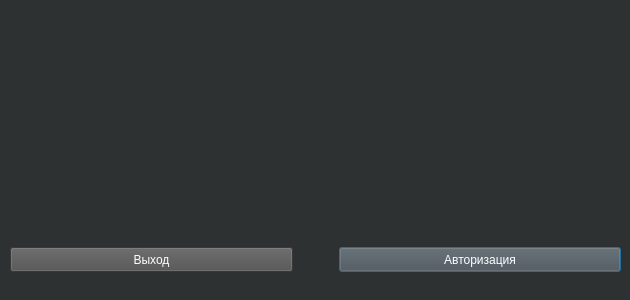
<?xml version="1.0" encoding="UTF-8"?>
<ui version="4.0">
 <class>MainWindow</class>
 <widget class="QMainWindow" name="MainWindow">
  <property name="geometry">
   <rect>
    <x>0</x>
    <y>0</y>
    <width>630</width>
    <height>300</height>
   </rect>
  </property>
  <property name="minimumSize">
   <size>
    <width>630</width>
    <height>300</height>
   </size>
  </property>
  <property name="maximumSize">
   <size>
    <width>630</width>
    <height>300</height>
   </size>
  </property>
  <property name="palette">
   <palette>
    <active>
     <colorrole role="WindowText">
      <brush brushstyle="SolidPattern">
       <color alpha="255">
        <red>255</red>
        <green>255</green>
        <blue>255</blue>
       </color>
      </brush>
     </colorrole>
     <colorrole role="Button">
      <brush brushstyle="SolidPattern">
       <color alpha="255">
        <red>46</red>
        <green>49</green>
        <blue>49</blue>
       </color>
      </brush>
     </colorrole>
     <colorrole role="Light">
      <brush brushstyle="SolidPattern">
       <color alpha="255">
        <red>69</red>
        <green>73</green>
        <blue>73</blue>
       </color>
      </brush>
     </colorrole>
     <colorrole role="Midlight">
      <brush brushstyle="SolidPattern">
       <color alpha="255">
        <red>57</red>
        <green>61</green>
        <blue>61</blue>
       </color>
      </brush>
     </colorrole>
     <colorrole role="Dark">
      <brush brushstyle="SolidPattern">
       <color alpha="255">
        <red>23</red>
        <green>24</green>
        <blue>24</blue>
       </color>
      </brush>
     </colorrole>
     <colorrole role="Mid">
      <brush brushstyle="SolidPattern">
       <color alpha="255">
        <red>31</red>
        <green>33</green>
        <blue>33</blue>
       </color>
      </brush>
     </colorrole>
     <colorrole role="Text">
      <brush brushstyle="SolidPattern">
       <color alpha="255">
        <red>255</red>
        <green>255</green>
        <blue>255</blue>
       </color>
      </brush>
     </colorrole>
     <colorrole role="BrightText">
      <brush brushstyle="SolidPattern">
       <color alpha="255">
        <red>255</red>
        <green>255</green>
        <blue>255</blue>
       </color>
      </brush>
     </colorrole>
     <colorrole role="ButtonText">
      <brush brushstyle="SolidPattern">
       <color alpha="255">
        <red>255</red>
        <green>255</green>
        <blue>255</blue>
       </color>
      </brush>
     </colorrole>
     <colorrole role="Base">
      <brush brushstyle="SolidPattern">
       <color alpha="255">
        <red>0</red>
        <green>0</green>
        <blue>0</blue>
       </color>
      </brush>
     </colorrole>
     <colorrole role="Window">
      <brush brushstyle="SolidPattern">
       <color alpha="255">
        <red>46</red>
        <green>49</green>
        <blue>49</blue>
       </color>
      </brush>
     </colorrole>
     <colorrole role="Shadow">
      <brush brushstyle="SolidPattern">
       <color alpha="255">
        <red>0</red>
        <green>0</green>
        <blue>0</blue>
       </color>
      </brush>
     </colorrole>
     <colorrole role="AlternateBase">
      <brush brushstyle="SolidPattern">
       <color alpha="255">
        <red>23</red>
        <green>24</green>
        <blue>24</blue>
       </color>
      </brush>
     </colorrole>
     <colorrole role="ToolTipBase">
      <brush brushstyle="SolidPattern">
       <color alpha="255">
        <red>255</red>
        <green>255</green>
        <blue>220</blue>
       </color>
      </brush>
     </colorrole>
     <colorrole role="ToolTipText">
      <brush brushstyle="SolidPattern">
       <color alpha="255">
        <red>0</red>
        <green>0</green>
        <blue>0</blue>
       </color>
      </brush>
     </colorrole>
     <colorrole role="PlaceholderText">
      <brush brushstyle="SolidPattern">
       <color alpha="127">
        <red>255</red>
        <green>255</green>
        <blue>255</blue>
       </color>
      </brush>
     </colorrole>
    </active>
    <inactive>
     <colorrole role="WindowText">
      <brush brushstyle="SolidPattern">
       <color alpha="255">
        <red>255</red>
        <green>255</green>
        <blue>255</blue>
       </color>
      </brush>
     </colorrole>
     <colorrole role="Button">
      <brush brushstyle="SolidPattern">
       <color alpha="255">
        <red>46</red>
        <green>49</green>
        <blue>49</blue>
       </color>
      </brush>
     </colorrole>
     <colorrole role="Light">
      <brush brushstyle="SolidPattern">
       <color alpha="255">
        <red>69</red>
        <green>73</green>
        <blue>73</blue>
       </color>
      </brush>
     </colorrole>
     <colorrole role="Midlight">
      <brush brushstyle="SolidPattern">
       <color alpha="255">
        <red>57</red>
        <green>61</green>
        <blue>61</blue>
       </color>
      </brush>
     </colorrole>
     <colorrole role="Dark">
      <brush brushstyle="SolidPattern">
       <color alpha="255">
        <red>23</red>
        <green>24</green>
        <blue>24</blue>
       </color>
      </brush>
     </colorrole>
     <colorrole role="Mid">
      <brush brushstyle="SolidPattern">
       <color alpha="255">
        <red>31</red>
        <green>33</green>
        <blue>33</blue>
       </color>
      </brush>
     </colorrole>
     <colorrole role="Text">
      <brush brushstyle="SolidPattern">
       <color alpha="255">
        <red>255</red>
        <green>255</green>
        <blue>255</blue>
       </color>
      </brush>
     </colorrole>
     <colorrole role="BrightText">
      <brush brushstyle="SolidPattern">
       <color alpha="255">
        <red>255</red>
        <green>255</green>
        <blue>255</blue>
       </color>
      </brush>
     </colorrole>
     <colorrole role="ButtonText">
      <brush brushstyle="SolidPattern">
       <color alpha="255">
        <red>255</red>
        <green>255</green>
        <blue>255</blue>
       </color>
      </brush>
     </colorrole>
     <colorrole role="Base">
      <brush brushstyle="SolidPattern">
       <color alpha="255">
        <red>0</red>
        <green>0</green>
        <blue>0</blue>
       </color>
      </brush>
     </colorrole>
     <colorrole role="Window">
      <brush brushstyle="SolidPattern">
       <color alpha="255">
        <red>46</red>
        <green>49</green>
        <blue>49</blue>
       </color>
      </brush>
     </colorrole>
     <colorrole role="Shadow">
      <brush brushstyle="SolidPattern">
       <color alpha="255">
        <red>0</red>
        <green>0</green>
        <blue>0</blue>
       </color>
      </brush>
     </colorrole>
     <colorrole role="AlternateBase">
      <brush brushstyle="SolidPattern">
       <color alpha="255">
        <red>23</red>
        <green>24</green>
        <blue>24</blue>
       </color>
      </brush>
     </colorrole>
     <colorrole role="ToolTipBase">
      <brush brushstyle="SolidPattern">
       <color alpha="255">
        <red>255</red>
        <green>255</green>
        <blue>220</blue>
       </color>
      </brush>
     </colorrole>
     <colorrole role="ToolTipText">
      <brush brushstyle="SolidPattern">
       <color alpha="255">
        <red>0</red>
        <green>0</green>
        <blue>0</blue>
       </color>
      </brush>
     </colorrole>
     <colorrole role="PlaceholderText">
      <brush brushstyle="SolidPattern">
       <color alpha="127">
        <red>255</red>
        <green>255</green>
        <blue>255</blue>
       </color>
      </brush>
     </colorrole>
    </inactive>
    <disabled>
     <colorrole role="WindowText">
      <brush brushstyle="SolidPattern">
       <color alpha="255">
        <red>23</red>
        <green>24</green>
        <blue>24</blue>
       </color>
      </brush>
     </colorrole>
     <colorrole role="Button">
      <brush brushstyle="SolidPattern">
       <color alpha="255">
        <red>46</red>
        <green>49</green>
        <blue>49</blue>
       </color>
      </brush>
     </colorrole>
     <colorrole role="Light">
      <brush brushstyle="SolidPattern">
       <color alpha="255">
        <red>69</red>
        <green>73</green>
        <blue>73</blue>
       </color>
      </brush>
     </colorrole>
     <colorrole role="Midlight">
      <brush brushstyle="SolidPattern">
       <color alpha="255">
        <red>57</red>
        <green>61</green>
        <blue>61</blue>
       </color>
      </brush>
     </colorrole>
     <colorrole role="Dark">
      <brush brushstyle="SolidPattern">
       <color alpha="255">
        <red>23</red>
        <green>24</green>
        <blue>24</blue>
       </color>
      </brush>
     </colorrole>
     <colorrole role="Mid">
      <brush brushstyle="SolidPattern">
       <color alpha="255">
        <red>31</red>
        <green>33</green>
        <blue>33</blue>
       </color>
      </brush>
     </colorrole>
     <colorrole role="Text">
      <brush brushstyle="SolidPattern">
       <color alpha="255">
        <red>23</red>
        <green>24</green>
        <blue>24</blue>
       </color>
      </brush>
     </colorrole>
     <colorrole role="BrightText">
      <brush brushstyle="SolidPattern">
       <color alpha="255">
        <red>255</red>
        <green>255</green>
        <blue>255</blue>
       </color>
      </brush>
     </colorrole>
     <colorrole role="ButtonText">
      <brush brushstyle="SolidPattern">
       <color alpha="255">
        <red>23</red>
        <green>24</green>
        <blue>24</blue>
       </color>
      </brush>
     </colorrole>
     <colorrole role="Base">
      <brush brushstyle="SolidPattern">
       <color alpha="255">
        <red>46</red>
        <green>49</green>
        <blue>49</blue>
       </color>
      </brush>
     </colorrole>
     <colorrole role="Window">
      <brush brushstyle="SolidPattern">
       <color alpha="255">
        <red>46</red>
        <green>49</green>
        <blue>49</blue>
       </color>
      </brush>
     </colorrole>
     <colorrole role="Shadow">
      <brush brushstyle="SolidPattern">
       <color alpha="255">
        <red>0</red>
        <green>0</green>
        <blue>0</blue>
       </color>
      </brush>
     </colorrole>
     <colorrole role="AlternateBase">
      <brush brushstyle="SolidPattern">
       <color alpha="255">
        <red>46</red>
        <green>49</green>
        <blue>49</blue>
       </color>
      </brush>
     </colorrole>
     <colorrole role="ToolTipBase">
      <brush brushstyle="SolidPattern">
       <color alpha="255">
        <red>255</red>
        <green>255</green>
        <blue>220</blue>
       </color>
      </brush>
     </colorrole>
     <colorrole role="ToolTipText">
      <brush brushstyle="SolidPattern">
       <color alpha="255">
        <red>0</red>
        <green>0</green>
        <blue>0</blue>
       </color>
      </brush>
     </colorrole>
     <colorrole role="PlaceholderText">
      <brush brushstyle="SolidPattern">
       <color alpha="127">
        <red>23</red>
        <green>24</green>
        <blue>24</blue>
       </color>
      </brush>
     </colorrole>
    </disabled>
   </palette>
  </property>
  <property name="windowTitle">
   <string>MainWindow</string>
  </property>
  <property name="styleSheet">
   <string notr="true"/>
  </property>
  <widget class="QWidget" name="centralwidget">
   <widget class="QWidget" name="layoutWidget">
    <property name="geometry">
     <rect>
      <x>10</x>
      <y>230</y>
      <width>611</width>
      <height>41</height>
     </rect>
    </property>
    <layout class="QHBoxLayout" name="horizontalLayout">
     <item>
      <spacer name="horizontalSpacer">
       <property name="orientation">
        <enum>Qt::Horizontal</enum>
       </property>
       <property name="sizeType">
        <enum>QSizePolicy::Maximum</enum>
       </property>
       <property name="sizeHint" stdset="0">
        <size>
         <width>30</width>
         <height>20</height>
        </size>
       </property>
      </spacer>
     </item>
    </layout>
   </widget>
   <widget class="QLabel" name="label">
    <property name="geometry">
     <rect>
      <x>0</x>
      <y>0</y>
      <width>631</width>
      <height>271</height>
     </rect>
    </property>
    <property name="text">
     <string/>
    </property>
    <property name="pixmap">
     <pixmap resource="carImage.qrc">:/pic/image/33.png</pixmap>
    </property>
   </widget>
   <widget class="QWidget" name="horizontalLayoutWidget">
    <property name="geometry">
     <rect>
      <x>10</x>
      <y>220</y>
      <width>611</width>
      <height>80</height>
     </rect>
    </property>
    <layout class="QHBoxLayout" name="horizontalLayout_2">
     <item>
      <widget class="QPushButton" name="pushButton_3">
       <property name="minimumSize">
        <size>
         <width>0</width>
         <height>25</height>
        </size>
       </property>
       <property name="palette">
        <palette>
         <active>
          <colorrole role="WindowText">
           <brush brushstyle="SolidPattern">
            <color alpha="255">
             <red>255</red>
             <green>255</green>
             <blue>255</blue>
            </color>
           </brush>
          </colorrole>
          <colorrole role="Button">
           <brush brushstyle="SolidPattern">
            <color alpha="255">
             <red>80</red>
             <green>80</green>
             <blue>80</blue>
            </color>
           </brush>
          </colorrole>
          <colorrole role="Light">
           <brush brushstyle="SolidPattern">
            <color alpha="255">
             <red>69</red>
             <green>73</green>
             <blue>73</blue>
            </color>
           </brush>
          </colorrole>
          <colorrole role="Midlight">
           <brush brushstyle="SolidPattern">
            <color alpha="255">
             <red>57</red>
             <green>61</green>
             <blue>61</blue>
            </color>
           </brush>
          </colorrole>
          <colorrole role="Dark">
           <brush brushstyle="SolidPattern">
            <color alpha="255">
             <red>23</red>
             <green>24</green>
             <blue>24</blue>
            </color>
           </brush>
          </colorrole>
          <colorrole role="Mid">
           <brush brushstyle="SolidPattern">
            <color alpha="255">
             <red>31</red>
             <green>33</green>
             <blue>33</blue>
            </color>
           </brush>
          </colorrole>
          <colorrole role="Text">
           <brush brushstyle="SolidPattern">
            <color alpha="255">
             <red>255</red>
             <green>255</green>
             <blue>255</blue>
            </color>
           </brush>
          </colorrole>
          <colorrole role="BrightText">
           <brush brushstyle="SolidPattern">
            <color alpha="255">
             <red>255</red>
             <green>255</green>
             <blue>255</blue>
            </color>
           </brush>
          </colorrole>
          <colorrole role="ButtonText">
           <brush brushstyle="SolidPattern">
            <color alpha="255">
             <red>255</red>
             <green>255</green>
             <blue>255</blue>
            </color>
           </brush>
          </colorrole>
          <colorrole role="Base">
           <brush brushstyle="SolidPattern">
            <color alpha="255">
             <red>80</red>
             <green>80</green>
             <blue>80</blue>
            </color>
           </brush>
          </colorrole>
          <colorrole role="Window">
           <brush brushstyle="SolidPattern">
            <color alpha="255">
             <red>80</red>
             <green>80</green>
             <blue>80</blue>
            </color>
           </brush>
          </colorrole>
          <colorrole role="Shadow">
           <brush brushstyle="SolidPattern">
            <color alpha="255">
             <red>0</red>
             <green>0</green>
             <blue>0</blue>
            </color>
           </brush>
          </colorrole>
          <colorrole role="AlternateBase">
           <brush brushstyle="SolidPattern">
            <color alpha="255">
             <red>23</red>
             <green>24</green>
             <blue>24</blue>
            </color>
           </brush>
          </colorrole>
          <colorrole role="ToolTipBase">
           <brush brushstyle="SolidPattern">
            <color alpha="255">
             <red>255</red>
             <green>255</green>
             <blue>220</blue>
            </color>
           </brush>
          </colorrole>
          <colorrole role="ToolTipText">
           <brush brushstyle="SolidPattern">
            <color alpha="255">
             <red>0</red>
             <green>0</green>
             <blue>0</blue>
            </color>
           </brush>
          </colorrole>
          <colorrole role="PlaceholderText">
           <brush brushstyle="SolidPattern">
            <color alpha="127">
             <red>255</red>
             <green>255</green>
             <blue>255</blue>
            </color>
           </brush>
          </colorrole>
         </active>
         <inactive>
          <colorrole role="WindowText">
           <brush brushstyle="SolidPattern">
            <color alpha="255">
             <red>255</red>
             <green>255</green>
             <blue>255</blue>
            </color>
           </brush>
          </colorrole>
          <colorrole role="Button">
           <brush brushstyle="SolidPattern">
            <color alpha="255">
             <red>80</red>
             <green>80</green>
             <blue>80</blue>
            </color>
           </brush>
          </colorrole>
          <colorrole role="Light">
           <brush brushstyle="SolidPattern">
            <color alpha="255">
             <red>69</red>
             <green>73</green>
             <blue>73</blue>
            </color>
           </brush>
          </colorrole>
          <colorrole role="Midlight">
           <brush brushstyle="SolidPattern">
            <color alpha="255">
             <red>57</red>
             <green>61</green>
             <blue>61</blue>
            </color>
           </brush>
          </colorrole>
          <colorrole role="Dark">
           <brush brushstyle="SolidPattern">
            <color alpha="255">
             <red>23</red>
             <green>24</green>
             <blue>24</blue>
            </color>
           </brush>
          </colorrole>
          <colorrole role="Mid">
           <brush brushstyle="SolidPattern">
            <color alpha="255">
             <red>31</red>
             <green>33</green>
             <blue>33</blue>
            </color>
           </brush>
          </colorrole>
          <colorrole role="Text">
           <brush brushstyle="SolidPattern">
            <color alpha="255">
             <red>255</red>
             <green>255</green>
             <blue>255</blue>
            </color>
           </brush>
          </colorrole>
          <colorrole role="BrightText">
           <brush brushstyle="SolidPattern">
            <color alpha="255">
             <red>255</red>
             <green>255</green>
             <blue>255</blue>
            </color>
           </brush>
          </colorrole>
          <colorrole role="ButtonText">
           <brush brushstyle="SolidPattern">
            <color alpha="255">
             <red>255</red>
             <green>255</green>
             <blue>255</blue>
            </color>
           </brush>
          </colorrole>
          <colorrole role="Base">
           <brush brushstyle="SolidPattern">
            <color alpha="255">
             <red>80</red>
             <green>80</green>
             <blue>80</blue>
            </color>
           </brush>
          </colorrole>
          <colorrole role="Window">
           <brush brushstyle="SolidPattern">
            <color alpha="255">
             <red>80</red>
             <green>80</green>
             <blue>80</blue>
            </color>
           </brush>
          </colorrole>
          <colorrole role="Shadow">
           <brush brushstyle="SolidPattern">
            <color alpha="255">
             <red>0</red>
             <green>0</green>
             <blue>0</blue>
            </color>
           </brush>
          </colorrole>
          <colorrole role="AlternateBase">
           <brush brushstyle="SolidPattern">
            <color alpha="255">
             <red>23</red>
             <green>24</green>
             <blue>24</blue>
            </color>
           </brush>
          </colorrole>
          <colorrole role="ToolTipBase">
           <brush brushstyle="SolidPattern">
            <color alpha="255">
             <red>255</red>
             <green>255</green>
             <blue>220</blue>
            </color>
           </brush>
          </colorrole>
          <colorrole role="ToolTipText">
           <brush brushstyle="SolidPattern">
            <color alpha="255">
             <red>0</red>
             <green>0</green>
             <blue>0</blue>
            </color>
           </brush>
          </colorrole>
          <colorrole role="PlaceholderText">
           <brush brushstyle="SolidPattern">
            <color alpha="127">
             <red>255</red>
             <green>255</green>
             <blue>255</blue>
            </color>
           </brush>
          </colorrole>
         </inactive>
         <disabled>
          <colorrole role="WindowText">
           <brush brushstyle="SolidPattern">
            <color alpha="255">
             <red>23</red>
             <green>24</green>
             <blue>24</blue>
            </color>
           </brush>
          </colorrole>
          <colorrole role="Button">
           <brush brushstyle="SolidPattern">
            <color alpha="255">
             <red>80</red>
             <green>80</green>
             <blue>80</blue>
            </color>
           </brush>
          </colorrole>
          <colorrole role="Light">
           <brush brushstyle="SolidPattern">
            <color alpha="255">
             <red>69</red>
             <green>73</green>
             <blue>73</blue>
            </color>
           </brush>
          </colorrole>
          <colorrole role="Midlight">
           <brush brushstyle="SolidPattern">
            <color alpha="255">
             <red>57</red>
             <green>61</green>
             <blue>61</blue>
            </color>
           </brush>
          </colorrole>
          <colorrole role="Dark">
           <brush brushstyle="SolidPattern">
            <color alpha="255">
             <red>23</red>
             <green>24</green>
             <blue>24</blue>
            </color>
           </brush>
          </colorrole>
          <colorrole role="Mid">
           <brush brushstyle="SolidPattern">
            <color alpha="255">
             <red>31</red>
             <green>33</green>
             <blue>33</blue>
            </color>
           </brush>
          </colorrole>
          <colorrole role="Text">
           <brush brushstyle="SolidPattern">
            <color alpha="255">
             <red>23</red>
             <green>24</green>
             <blue>24</blue>
            </color>
           </brush>
          </colorrole>
          <colorrole role="BrightText">
           <brush brushstyle="SolidPattern">
            <color alpha="255">
             <red>255</red>
             <green>255</green>
             <blue>255</blue>
            </color>
           </brush>
          </colorrole>
          <colorrole role="ButtonText">
           <brush brushstyle="SolidPattern">
            <color alpha="255">
             <red>23</red>
             <green>24</green>
             <blue>24</blue>
            </color>
           </brush>
          </colorrole>
          <colorrole role="Base">
           <brush brushstyle="SolidPattern">
            <color alpha="255">
             <red>80</red>
             <green>80</green>
             <blue>80</blue>
            </color>
           </brush>
          </colorrole>
          <colorrole role="Window">
           <brush brushstyle="SolidPattern">
            <color alpha="255">
             <red>80</red>
             <green>80</green>
             <blue>80</blue>
            </color>
           </brush>
          </colorrole>
          <colorrole role="Shadow">
           <brush brushstyle="SolidPattern">
            <color alpha="255">
             <red>0</red>
             <green>0</green>
             <blue>0</blue>
            </color>
           </brush>
          </colorrole>
          <colorrole role="AlternateBase">
           <brush brushstyle="SolidPattern">
            <color alpha="255">
             <red>46</red>
             <green>49</green>
             <blue>49</blue>
            </color>
           </brush>
          </colorrole>
          <colorrole role="ToolTipBase">
           <brush brushstyle="SolidPattern">
            <color alpha="255">
             <red>255</red>
             <green>255</green>
             <blue>220</blue>
            </color>
           </brush>
          </colorrole>
          <colorrole role="ToolTipText">
           <brush brushstyle="SolidPattern">
            <color alpha="255">
             <red>0</red>
             <green>0</green>
             <blue>0</blue>
            </color>
           </brush>
          </colorrole>
          <colorrole role="PlaceholderText">
           <brush brushstyle="SolidPattern">
            <color alpha="127">
             <red>23</red>
             <green>24</green>
             <blue>24</blue>
            </color>
           </brush>
          </colorrole>
         </disabled>
        </palette>
       </property>
       <property name="styleSheet">
        <string notr="true">background-color: rgb(80, 80, 80);</string>
       </property>
       <property name="text">
        <string>Выход</string>
       </property>
      </widget>
     </item>
     <item>
      <spacer name="horizontalSpacer_2">
       <property name="orientation">
        <enum>Qt::Horizontal</enum>
       </property>
       <property name="sizeType">
        <enum>QSizePolicy::Maximum</enum>
       </property>
       <property name="sizeHint" stdset="0">
        <size>
         <width>40</width>
         <height>20</height>
        </size>
       </property>
      </spacer>
     </item>
     <item>
      <widget class="QPushButton" name="pushButton">
       <property name="minimumSize">
        <size>
         <width>0</width>
         <height>25</height>
        </size>
       </property>
       <property name="palette">
        <palette>
         <active>
          <colorrole role="WindowText">
           <brush brushstyle="SolidPattern">
            <color alpha="255">
             <red>255</red>
             <green>255</green>
             <blue>255</blue>
            </color>
           </brush>
          </colorrole>
          <colorrole role="Button">
           <brush brushstyle="SolidPattern">
            <color alpha="255">
             <red>80</red>
             <green>80</green>
             <blue>80</blue>
            </color>
           </brush>
          </colorrole>
          <colorrole role="Light">
           <brush brushstyle="SolidPattern">
            <color alpha="255">
             <red>69</red>
             <green>73</green>
             <blue>73</blue>
            </color>
           </brush>
          </colorrole>
          <colorrole role="Midlight">
           <brush brushstyle="SolidPattern">
            <color alpha="255">
             <red>57</red>
             <green>61</green>
             <blue>61</blue>
            </color>
           </brush>
          </colorrole>
          <colorrole role="Dark">
           <brush brushstyle="SolidPattern">
            <color alpha="255">
             <red>23</red>
             <green>24</green>
             <blue>24</blue>
            </color>
           </brush>
          </colorrole>
          <colorrole role="Mid">
           <brush brushstyle="SolidPattern">
            <color alpha="255">
             <red>31</red>
             <green>33</green>
             <blue>33</blue>
            </color>
           </brush>
          </colorrole>
          <colorrole role="Text">
           <brush brushstyle="SolidPattern">
            <color alpha="255">
             <red>255</red>
             <green>255</green>
             <blue>255</blue>
            </color>
           </brush>
          </colorrole>
          <colorrole role="BrightText">
           <brush brushstyle="SolidPattern">
            <color alpha="255">
             <red>255</red>
             <green>255</green>
             <blue>255</blue>
            </color>
           </brush>
          </colorrole>
          <colorrole role="ButtonText">
           <brush brushstyle="SolidPattern">
            <color alpha="255">
             <red>255</red>
             <green>255</green>
             <blue>255</blue>
            </color>
           </brush>
          </colorrole>
          <colorrole role="Base">
           <brush brushstyle="SolidPattern">
            <color alpha="255">
             <red>80</red>
             <green>80</green>
             <blue>80</blue>
            </color>
           </brush>
          </colorrole>
          <colorrole role="Window">
           <brush brushstyle="SolidPattern">
            <color alpha="255">
             <red>80</red>
             <green>80</green>
             <blue>80</blue>
            </color>
           </brush>
          </colorrole>
          <colorrole role="Shadow">
           <brush brushstyle="SolidPattern">
            <color alpha="255">
             <red>0</red>
             <green>0</green>
             <blue>0</blue>
            </color>
           </brush>
          </colorrole>
          <colorrole role="AlternateBase">
           <brush brushstyle="SolidPattern">
            <color alpha="255">
             <red>23</red>
             <green>24</green>
             <blue>24</blue>
            </color>
           </brush>
          </colorrole>
          <colorrole role="ToolTipBase">
           <brush brushstyle="SolidPattern">
            <color alpha="255">
             <red>255</red>
             <green>255</green>
             <blue>220</blue>
            </color>
           </brush>
          </colorrole>
          <colorrole role="ToolTipText">
           <brush brushstyle="SolidPattern">
            <color alpha="255">
             <red>0</red>
             <green>0</green>
             <blue>0</blue>
            </color>
           </brush>
          </colorrole>
          <colorrole role="PlaceholderText">
           <brush brushstyle="SolidPattern">
            <color alpha="127">
             <red>255</red>
             <green>255</green>
             <blue>255</blue>
            </color>
           </brush>
          </colorrole>
         </active>
         <inactive>
          <colorrole role="WindowText">
           <brush brushstyle="SolidPattern">
            <color alpha="255">
             <red>255</red>
             <green>255</green>
             <blue>255</blue>
            </color>
           </brush>
          </colorrole>
          <colorrole role="Button">
           <brush brushstyle="SolidPattern">
            <color alpha="255">
             <red>80</red>
             <green>80</green>
             <blue>80</blue>
            </color>
           </brush>
          </colorrole>
          <colorrole role="Light">
           <brush brushstyle="SolidPattern">
            <color alpha="255">
             <red>69</red>
             <green>73</green>
             <blue>73</blue>
            </color>
           </brush>
          </colorrole>
          <colorrole role="Midlight">
           <brush brushstyle="SolidPattern">
            <color alpha="255">
             <red>57</red>
             <green>61</green>
             <blue>61</blue>
            </color>
           </brush>
          </colorrole>
          <colorrole role="Dark">
           <brush brushstyle="SolidPattern">
            <color alpha="255">
             <red>23</red>
             <green>24</green>
             <blue>24</blue>
            </color>
           </brush>
          </colorrole>
          <colorrole role="Mid">
           <brush brushstyle="SolidPattern">
            <color alpha="255">
             <red>31</red>
             <green>33</green>
             <blue>33</blue>
            </color>
           </brush>
          </colorrole>
          <colorrole role="Text">
           <brush brushstyle="SolidPattern">
            <color alpha="255">
             <red>255</red>
             <green>255</green>
             <blue>255</blue>
            </color>
           </brush>
          </colorrole>
          <colorrole role="BrightText">
           <brush brushstyle="SolidPattern">
            <color alpha="255">
             <red>255</red>
             <green>255</green>
             <blue>255</blue>
            </color>
           </brush>
          </colorrole>
          <colorrole role="ButtonText">
           <brush brushstyle="SolidPattern">
            <color alpha="255">
             <red>255</red>
             <green>255</green>
             <blue>255</blue>
            </color>
           </brush>
          </colorrole>
          <colorrole role="Base">
           <brush brushstyle="SolidPattern">
            <color alpha="255">
             <red>80</red>
             <green>80</green>
             <blue>80</blue>
            </color>
           </brush>
          </colorrole>
          <colorrole role="Window">
           <brush brushstyle="SolidPattern">
            <color alpha="255">
             <red>80</red>
             <green>80</green>
             <blue>80</blue>
            </color>
           </brush>
          </colorrole>
          <colorrole role="Shadow">
           <brush brushstyle="SolidPattern">
            <color alpha="255">
             <red>0</red>
             <green>0</green>
             <blue>0</blue>
            </color>
           </brush>
          </colorrole>
          <colorrole role="AlternateBase">
           <brush brushstyle="SolidPattern">
            <color alpha="255">
             <red>23</red>
             <green>24</green>
             <blue>24</blue>
            </color>
           </brush>
          </colorrole>
          <colorrole role="ToolTipBase">
           <brush brushstyle="SolidPattern">
            <color alpha="255">
             <red>255</red>
             <green>255</green>
             <blue>220</blue>
            </color>
           </brush>
          </colorrole>
          <colorrole role="ToolTipText">
           <brush brushstyle="SolidPattern">
            <color alpha="255">
             <red>0</red>
             <green>0</green>
             <blue>0</blue>
            </color>
           </brush>
          </colorrole>
          <colorrole role="PlaceholderText">
           <brush brushstyle="SolidPattern">
            <color alpha="127">
             <red>255</red>
             <green>255</green>
             <blue>255</blue>
            </color>
           </brush>
          </colorrole>
         </inactive>
         <disabled>
          <colorrole role="WindowText">
           <brush brushstyle="SolidPattern">
            <color alpha="255">
             <red>23</red>
             <green>24</green>
             <blue>24</blue>
            </color>
           </brush>
          </colorrole>
          <colorrole role="Button">
           <brush brushstyle="SolidPattern">
            <color alpha="255">
             <red>80</red>
             <green>80</green>
             <blue>80</blue>
            </color>
           </brush>
          </colorrole>
          <colorrole role="Light">
           <brush brushstyle="SolidPattern">
            <color alpha="255">
             <red>69</red>
             <green>73</green>
             <blue>73</blue>
            </color>
           </brush>
          </colorrole>
          <colorrole role="Midlight">
           <brush brushstyle="SolidPattern">
            <color alpha="255">
             <red>57</red>
             <green>61</green>
             <blue>61</blue>
            </color>
           </brush>
          </colorrole>
          <colorrole role="Dark">
           <brush brushstyle="SolidPattern">
            <color alpha="255">
             <red>23</red>
             <green>24</green>
             <blue>24</blue>
            </color>
           </brush>
          </colorrole>
          <colorrole role="Mid">
           <brush brushstyle="SolidPattern">
            <color alpha="255">
             <red>31</red>
             <green>33</green>
             <blue>33</blue>
            </color>
           </brush>
          </colorrole>
          <colorrole role="Text">
           <brush brushstyle="SolidPattern">
            <color alpha="255">
             <red>23</red>
             <green>24</green>
             <blue>24</blue>
            </color>
           </brush>
          </colorrole>
          <colorrole role="BrightText">
           <brush brushstyle="SolidPattern">
            <color alpha="255">
             <red>255</red>
             <green>255</green>
             <blue>255</blue>
            </color>
           </brush>
          </colorrole>
          <colorrole role="ButtonText">
           <brush brushstyle="SolidPattern">
            <color alpha="255">
             <red>23</red>
             <green>24</green>
             <blue>24</blue>
            </color>
           </brush>
          </colorrole>
          <colorrole role="Base">
           <brush brushstyle="SolidPattern">
            <color alpha="255">
             <red>80</red>
             <green>80</green>
             <blue>80</blue>
            </color>
           </brush>
          </colorrole>
          <colorrole role="Window">
           <brush brushstyle="SolidPattern">
            <color alpha="255">
             <red>80</red>
             <green>80</green>
             <blue>80</blue>
            </color>
           </brush>
          </colorrole>
          <colorrole role="Shadow">
           <brush brushstyle="SolidPattern">
            <color alpha="255">
             <red>0</red>
             <green>0</green>
             <blue>0</blue>
            </color>
           </brush>
          </colorrole>
          <colorrole role="AlternateBase">
           <brush brushstyle="SolidPattern">
            <color alpha="255">
             <red>46</red>
             <green>49</green>
             <blue>49</blue>
            </color>
           </brush>
          </colorrole>
          <colorrole role="ToolTipBase">
           <brush brushstyle="SolidPattern">
            <color alpha="255">
             <red>255</red>
             <green>255</green>
             <blue>220</blue>
            </color>
           </brush>
          </colorrole>
          <colorrole role="ToolTipText">
           <brush brushstyle="SolidPattern">
            <color alpha="255">
             <red>0</red>
             <green>0</green>
             <blue>0</blue>
            </color>
           </brush>
          </colorrole>
          <colorrole role="PlaceholderText">
           <brush brushstyle="SolidPattern">
            <color alpha="127">
             <red>23</red>
             <green>24</green>
             <blue>24</blue>
            </color>
           </brush>
          </colorrole>
         </disabled>
        </palette>
       </property>
       <property name="styleSheet">
        <string notr="true">background-color: rgb(80, 80, 80);
border-color: rgb(135, 135, 135);</string>
       </property>
       <property name="text">
        <string>Авторизация</string>
       </property>
       <property name="autoDefault">
        <bool>false</bool>
       </property>
       <property name="default">
        <bool>true</bool>
       </property>
      </widget>
     </item>
    </layout>
   </widget>
  </widget>
  <widget class="QMenuBar" name="menubar">
   <property name="geometry">
    <rect>
     <x>0</x>
     <y>0</y>
     <width>630</width>
     <height>21</height>
    </rect>
   </property>
  </widget>
 </widget>
 <resources>
  <include location="carImage.qrc"/>
 </resources>
 <connections/>
</ui>
